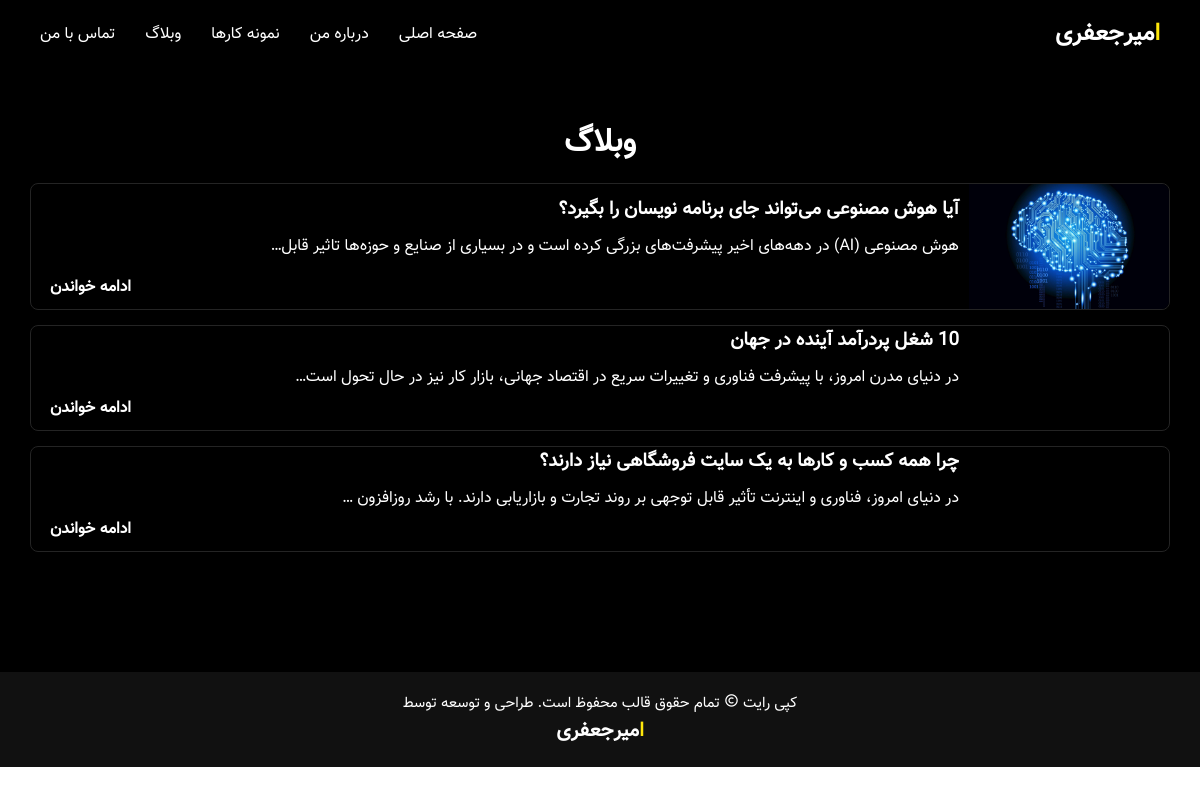
The page /weblog/ on the database its author committed.
### weblog/models.py (models this page shows)
class Weblog(models.Model):
    image = models.ImageField(upload_to='static/images/weblog')
    title = models.CharField(max_length=80,default=None)
    slug = models.SlugField(allow_unicode=True)
    body = models.TextField(default=None)
    view = models.IntegerField(default=0)
    created = jmodels.jDateTimeField(auto_now_add=True)

### weblog/views.py (the view)
# urls.py: path('',views.WeblogHome.as_view(),name='weblog'),
class WeblogHome(View):
    def get(self,req):
        articles = Weblog.objects.all()
        return render(req,'weblog/index.html',{'articles':articles})

### weblog/templates/weblog/index.html
{% extends 'base.html' %}
{% load static %}
{% block content %}
<div class="weblog">
    <div class="container">
        <div class="articles">
            <h1>وبلاگ</h1>
            {% for article in articles %}
            <div class="article">
                <a href="{% url 'weblog:redirect_task' article.id %}">
                    <img src="{{article.image.url}}" alt="" />
                    <div class="content">
                        <h3 class="title">{{article.title}}</h3>
                        <p>
                            {{article.body|truncatechars:100}}
                        </p>
                    </div>
                </a>
                <a href="{% url 'weblog:redirect_task' article.id %}" class="read-more">ادامه خواندن</a>
            </div>
            {% endfor %}
        </div>
    </div>
</div>
{% endblock %}

### templates/base.html (shortened to what this page needs)
{% load static %}
<!DOCTYPE html>
<html lang="fa" dir="rtl">
<head>
    <link href='https://unpkg.com/boxicons@2.1.4/css/boxicons.min.css' rel='stylesheet'>
    <link rel="stylesheet" href="{% static 'css/styles.css' %}">
</head>
<body>
    {% include 'inc/navbar.html' %}
    <div class="app">
        {% block content %}
        {% endblock %}
    </div>
    {% include 'inc/footer.html' %}
</body>
</html>

### templates/inc/navbar.html (shortened to what this page needs)
<header>
    <div class="container">
        <div class="logo">
            <h2>امیر</h2>
            <h2>جعفری</h2>
        </div>
        <div class="desktop-menu">
            <ul>
                <li><a href="{% url 'home:home' %}">صفحه اصلی</a></li>
                <li><a href="{% url 'home:aboutme' %}">درباره من</a></li>
                <li><a href="{% url 'resume:resume' %}">نمونه کارها</a></li>
                <li><a href="{% url 'weblog:weblog' %}">وبلاگ</a></li>
                <li><a href="/#contact-me">تماس با من</a></li>
            </ul>
        </div>
    </div>
</header>

### templates/inc/footer.html
<footer>
    <div class="container">
        <p>کپی رایت <i class='bx bx-copyright'></i> تمام حقوق قالب محفوظ است. طراحی و توسعه توسط</p>
        <p>
        <div class="logo">
            <h2>امیر</h2>
            <h2>جعفری</h2>
        </div>
        </p>
    </div>
</footer>

### static/css/styles.css (style rules this page uses)
* { margin: 0; padding: 0; font-family: Vazir2; box-sizing: border-box; }
html { scroll-behavior: smooth; }
a { color: #fff; text-decoration: none; }
ul li { list-style: none; }
.container { max-width: 1140px; margin: auto; }
.app { transition: 0.5s; }
header { background-color: #000000; padding: 15px 40px; }
header > div { display: flex; align-items: center; justify-content: space-between; }
.logo { color: #fff; display: flex; flex-wrap: nowrap; }
.logo h2:first-of-type:first-letter { color: #ffe70b; }
header .desktop-menu ul { display: flex; gap: 30px; }
header .desktop-menu ul li { transition: all 0.3s ease; }
.weblog { background-color: #000; }
.weblog > div { text-align: center; position: relative; padding-bottom: 120px; }
.read-more { color: #fff; font-weight: 700; font-size: 16px; transition: 0.5s; position: relative; }
footer { background-color: #111111; padding: 20px 0px 20px 0px; }
footer > div { color: #fff; text-align: center; font-size: 15px; }
footer > div .logo { justify-content: center; }
footer > div .logo > * { font-size: 20px; }
.articles { display: flex; padding-top: 50px; flex-direction: column; gap: 15px; }
.articles h1 { color: #fff; text-align: center; }
.weblog .articles .article { position: relative; transition: 0.4s all ease; }
.weblog .articles .article a:not(:last-of-type) { display: flex; align-items: center; border: 1px solid #242424; border-radius: 8px; padding-left: 20px; }
.weblog .articles .article .content { padding-bottom: 40px; }
.weblog .articles .article .read-more { position: absolute; left: 20px; bottom: 10px; transition: 0.3s all ease; }
.article img { width: 200px; border-radius: 0px 8px 8px 0px; }
.article .content h3 { text-align: right; padding: 0px 10px 0px 0px; }
.article .content p { color: #fff; text-align: justify; padding: 0px 10px 0px 10px; margin-top: 10px; }

### rows shown on the page
Weblog: image (picture), title "آیا هوش مصنوعی می‌تواند جای برنامه‌ نویسان را بگیرد؟", body "هوش مصنوعی (AI) در دهه‌های اخیر پیشرفت‌های بزرگی کرده است و در بسیاری از صنایع و حوزه‌ها تاثیر قابل…"
Weblog: title "10 شغل پردرآمد آینده در جهان", body "در دنیای مدرن امروز، با پیشرفت فناوری و تغییرات سریع در اقتصاد جهانی، بازار کار نیز در حال تحول است…"
Weblog: title "چرا همه کسب و کارها به یک سایت فروشگاهی نیاز دارند؟", body "در دنیای امروز، فناوری و اینترنت تأثیر قابل توجهی بر روند تجارت و بازاریابی دارند. با رشد روزافزون …"
